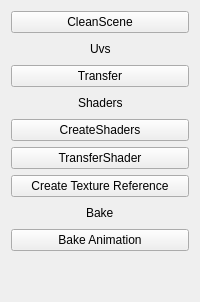
     <widget class="QWidget" name="tab_Utilities">
      <attribute name="title">
       <string>Utils</string>
      </attribute>
      <layout class="QVBoxLayout" name="verticalLayout">
       <item>
        <widget class="QPushButton" name="pushButton_CleanScene">
         <property name="text">
          <string>CleanScene</string>
         </property>
        </widget>
       </item>
       <item>
        <layout class="QHBoxLayout" name="horizontalLayout_25">
         <property name="topMargin">
          <number>0</number>
         </property>
         <item>
          <spacer name="horizontalSpacer_45">
           <property name="orientation">
            <enum>Qt::Horizontal</enum>
           </property>
           <property name="sizeHint" stdset="0">
            <size>
             <width>40</width>
             <height>20</height>
            </size>
           </property>
          </spacer>
         </item>
         <item>
          <widget class="QLabel" name="label_20">
           <property name="text">
            <string>Uvs</string>
           </property>
          </widget>
         </item>
         <item>
          <spacer name="horizontalSpacer_46">
           <property name="orientation">
            <enum>Qt::Horizontal</enum>
           </property>
           <property name="sizeHint" stdset="0">
            <size>
             <width>40</width>
             <height>20</height>
            </size>
           </property>
          </spacer>
         </item>
        </layout>
       </item>
       <item>
        <widget class="QPushButton" name="pushButton_Transfer">
         <property name="text">
          <string>Transfer</string>
         </property>
        </widget>
       </item>
       <item>
        <layout class="QHBoxLayout" name="horizontalLayout_14">
         <property name="topMargin">
          <number>0</number>
         </property>
         <item>
          <spacer name="horizontalSpacer_25">
           <property name="orientation">
            <enum>Qt::Horizontal</enum>
           </property>
           <property name="sizeHint" stdset="0">
            <size>
             <width>40</width>
             <height>20</height>
            </size>
           </property>
          </spacer>
         </item>
         <item>
          <widget class="QLabel" name="label_9">
           <property name="text">
            <string>Shaders</string>
           </property>
          </widget>
         </item>
         <item>
          <spacer name="horizontalSpacer_26">
           <property name="orientation">
            <enum>Qt::Horizontal</enum>
           </property>
           <property name="sizeHint" stdset="0">
            <size>
             <width>40</width>
             <height>20</height>
            </size>
           </property>
          </spacer>
         </item>
        </layout>
       </item>
       <item>
        <widget class="QPushButton" name="pushButton_CreateShaders">
         <property name="text">
          <string>CreateShaders</string>
         </property>
        </widget>
       </item>
       <item>
        <widget class="QPushButton" name="pushButton_TransferShader">
         <property name="toolTip">
          <string>Select objects with shader and Select objects to apply shaders.</string>
         </property>
         <property name="text">
          <string>TransferShader</string>
         </property>
        </widget>
       </item>
       <item>
        <widget class="QPushButton" name="pushButton_TextureReference">
         <property name="toolTip">
          <string>Select Group and Run.</string>
         </property>
         <property name="text">
          <string>Create Texture Reference</string>
         </property>
        </widget>
       </item>
       <item>
        <layout class="QHBoxLayout" name="horizontalLayout_27">
         <property name="topMargin">
          <number>0</number>
         </property>
         <item>
          <spacer name="horizontalSpacer_41">
           <property name="orientation">
            <enum>Qt::Horizontal</enum>
           </property>
           <property name="sizeHint" stdset="0">
            <size>
             <width>40</width>
             <height>20</height>
            </size>
           </property>
          </spacer>
         </item>
         <item>
          <widget class="QLabel" name="label_18">
           <property name="text">
            <string>Bake</string>
           </property>
          </widget>
         </item>
         <item>
          <spacer name="horizontalSpacer_42">
           <property name="orientation">
            <enum>Qt::Horizontal</enum>
           </property>
           <property name="sizeHint" stdset="0">
            <size>
             <width>40</width>
             <height>20</height>
            </size>
           </property>
          </spacer>
         </item>
        </layout>
       </item>
       <item>
        <widget class="QPushButton" name="pushButton_Animation">
         <property name="text">
          <string>Bake Animation</string>
         </property>
        </widget>
       </item>
       <item>
        <spacer name="verticalSpacer_3">
         <property name="orientation">
          <enum>Qt::Vertical</enum>
         </property>
         <property name="sizeHint" stdset="0">
          <size>
           <width>20</width>
           <height>40</height>
          </size>
         </property>
        </spacer>
       </item>
      </layout>
     </widget>
